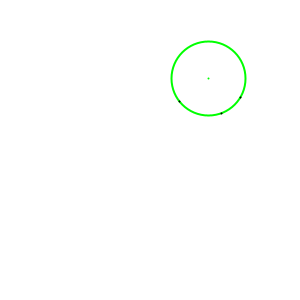
Frame 1 (no input)
Frame 60 (the mouse pressed at the canvas centre just before this capture): identical to frame 1, image omitted
Frame 120 (the mouse held since frame 60 and released just before this capture): identical to frame 1, image omitted

The Processing sketch that drew this single still picture (run headless with seeded random() and noise(); from frame 60 on, the mouse is pressed at the canvas centre):

// Processing sketch: Circle_3_Point
// ── Circle_3_Point.pde
PVector[]  P = new PVector[3] ;
void setup() {
  size(300, 300);
  for (int i=0; i<3; i++) { 
    P[i]   = new PVector(random(50, width-50), random(50, height-50));
  }
}

void draw() {
  background(-1);
  strokeWeight(2);

  stroke(0, 255, 0);
  PVector M = find_Center(P[0], P[1], P[2]); 
  ellipse(M.x, M.y, 2*M.z, 2*M.z);
  point(M.x, M.y);

  stroke(0);
  for (int i=0; i<3; i++) { 
    point(P[i].x, P[i].y);
  }
}

PVector find_Center(PVector A, PVector B, PVector C) {
  PVector center;
  float ma = (B.y -A.y)/(B.x-A.x);
  float mb = (C.y -B.y)/(C.x-B.x);
  float h = (ma*mb*(A.y -C.y)+mb*(A.x+B.x)-ma*(B.x+C.x))/(2*(mb-ma));
  float k = -(1/ma)*(h-((A.x+B.x)/2))+(A.y+B.y)/2;
  float r1 = sqrt(sq(A.x-h)+sq(A.y-k));
  float r2 = sqrt(sq(B.x-h)+sq(B.y-k));
  float r3 = sqrt(sq(C.x-h)+sq(C.y-k));
  println(r1+" "+r2+" "+r3);
  center = new PVector(h, k, r1);
  return center;
}
